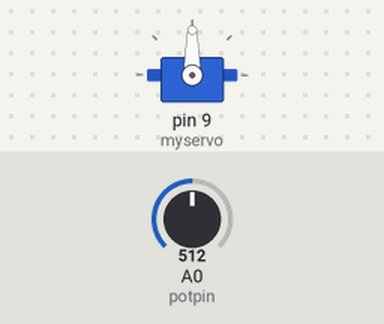
A sketch run on a simulated Arduino Uno, built with avr-gcc and run on an emulated ATmega328P. Parts: servo. Inputs (shaded band) come from the test bench; at power-on: A0 (potpin) = 512.

Above: at 1.2 s.
1.3 s: A0 (potpin) set to 716
At 2.6 s:
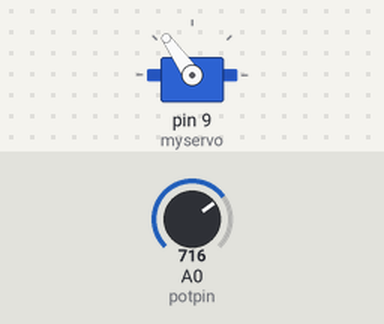
3.0 s: A0 (potpin) set to 900
At 3.8 s:
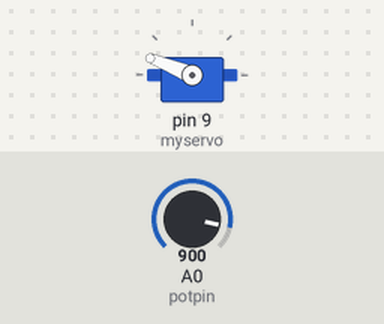
4.5 s: A0 (potpin) set to 1023
At 5.0 s:
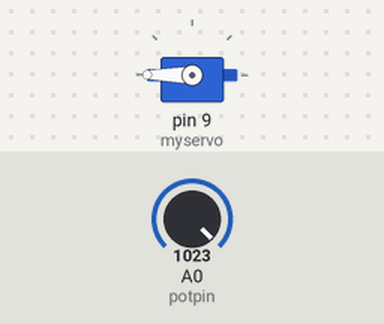
6.0 s: A0 (potpin) set to 306
At 7.2 s:
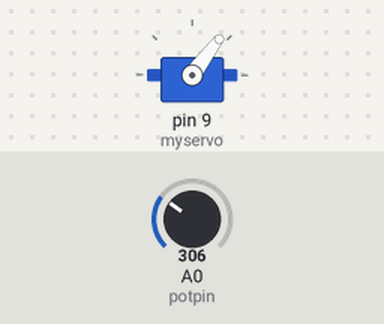
7.5 s: A0 (potpin) set to 122
At 8.6 s:
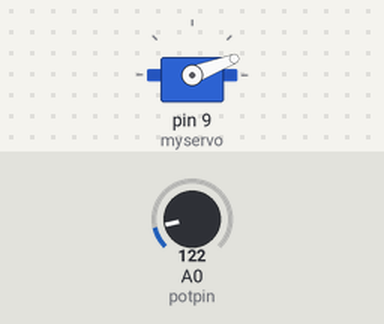
Timing chart, 0 to 10.0 s (numbered marks = the images above; inputs shaded):
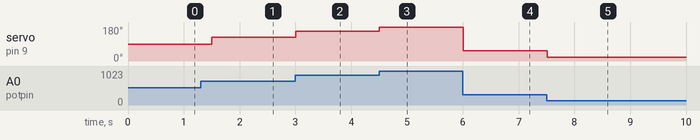

The sketch:

sensor_de_chuva_conectado___servomotor_180_graus.ino
```cpp
#include <Servo.h>

Servo myservo;  // create servo object to control a servo

int potpin = 0;  // analog pin used to connect the potentiometer
int val;    // variable to read the value from the analog pin

void setup() {
  myservo.attach(9);  // attaches the servo on pin 9 to the servo object
}

void loop() {
  int sensorValue = analogRead(A0);
  val = analogRead(potpin);            // reads the value of the potentiometer (value between 0 and 1023)
  val = map(val, 0, 1023, 0, 180);     // scale it to use it with the servo (value between 0 and 180)
  myservo.write(val);                  // sets the servo position according to the scaled value
  delay(250);                           // waits for the servo to get there
}
```

Measured:
- after the input at 1.3 s, servo on pin 9 (myservo): 90° → 125° after 0.20 s
- after the input at 3.0 s, servo on pin 9 (myservo): 125° → 158° at once
- after the input at 4.5 s, servo on pin 9 (myservo): 158° → 180° at once
- after the input at 6.0 s, servo on pin 9 (myservo): 180° → 53° at once
- after the input at 7.5 s, servo on pin 9 (myservo): 53° → 21° at once
